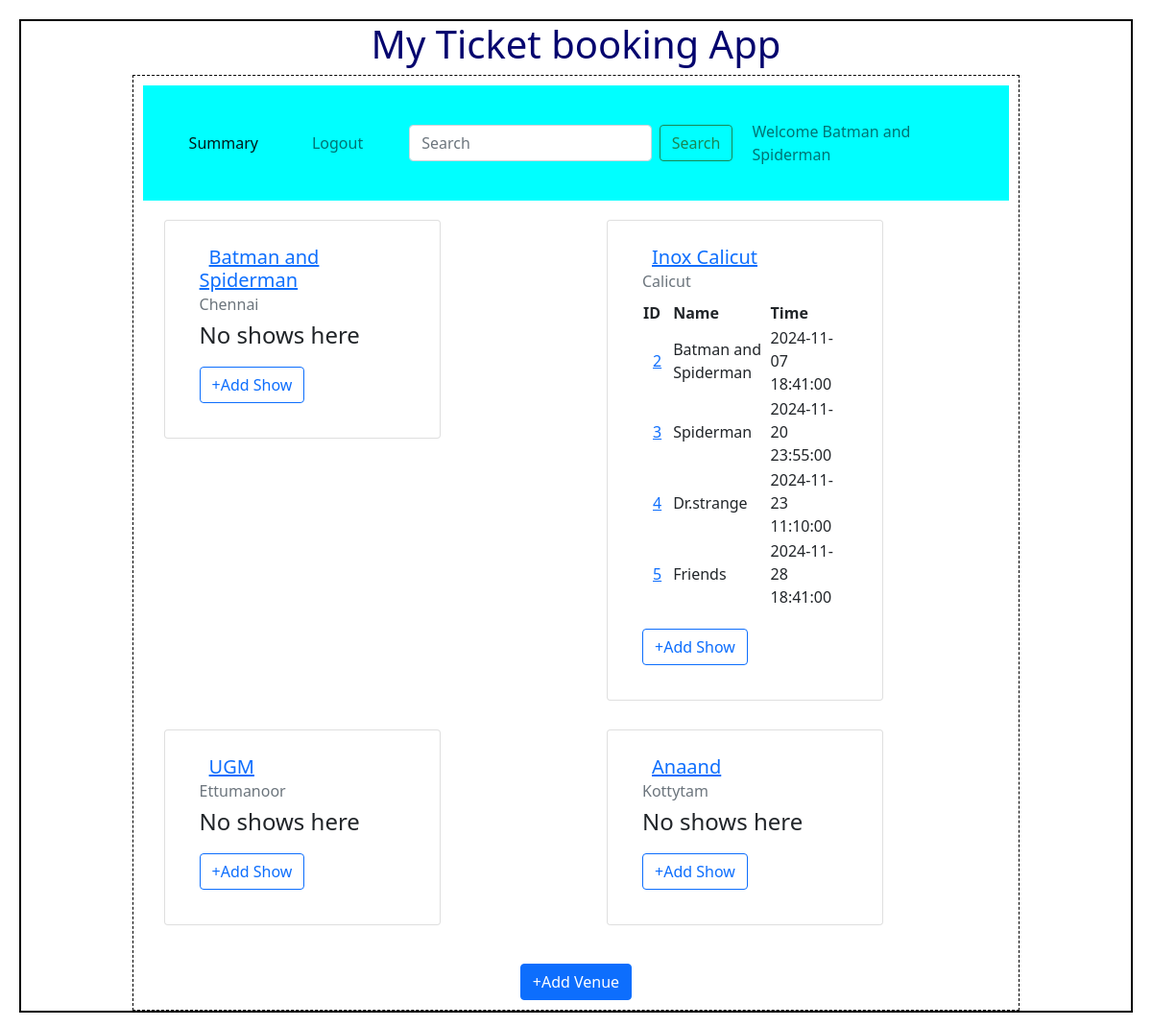
/admin/Batman and Spiderman, run on the app's committed database.
### backend/models.py (models this page shows)
class Theatre(db.Model):
    __tablename__ = "theatre"
    id =db.Column(db.Integer,primary_key = True)
    name =db.Column(db.String, unique=True,nullable=False)
    location = db.Column(db.String,nullable=False)
    pin_code = db.Column(db.Integer,nullable=False)
    capacity = db.Column(db.Integer,nullable=False)
    venue_pic_url = db.Column(db.String,nullable=True,default="None")
    shows = db.relationship("Show",cascade="all,delete",backref="theatre",lazy=True)

class Show(db.Model):
    __tablename__ = "show"
    id =db.Column(db.Integer,primary_key = True)
    name =db.Column(db.String, unique=True,nullable=False)
    tags = db.Column(db.String,nullable=False)
    rating = db.Column(db.Integer,default=0)
    tkt_price = db.Column(db.Float,default=0.0)
    date_time = db.Column(db.DateTime,nullable=False)
    theatre_id =  db.Column(db.Integer,db.ForeignKey("theatre.id"),nullable=False)

### backend/controllers.py (the view)
@app.route("/admin/<name>")
def admin_dashboard(name):
    theathres = get_theatres()
    return render_template("admin_dashboard.html",name = name,theatres=theathres)

### backend/controllers.py (called while the page is built)
def get_theatres():
    theatres = Theatre.query.all()
    return theatres

### templates/admin_dashboard.html
{%extends "admin_layout.html"%}
{%block conten%}
                  <div class="container">
                    {%if theatres%}
                    <div class ="row">
                      {%for theatre in theatres%}
                      <div class="col">
                        <div class="card" style="width: 18rem;">
                          <div class="card-body">
                            <h5 class="card-title"><a href="/edit_venue/{{theatre.id}}/{{name}}"> {{theatre.name}}</a></h5>
                            <h6 class="card-subtitle mb-2 text-muted">{{theatre.location}}</h6>
                            {%if theatre.shows%}
                            <table>
                              <tr><th>ID</th><th>Name</th><th>Time</th></tr>
                              {%for show in theatre.shows%}
                              <tr><td> <a href="/edit_show/{{show.id}}/{{name}}">{{show.id}} </a> </td><td> {{show.name}}</td> <td> {{show.date_time}}</td></tr>
                              {%endfor%}
                            </table>
                            {%else%}
                            <h4> No shows here</h4>
                            {%endif%}
                            <a href="/show/{{theatre.id}}/{{name}}" type="button" class="btn btn-outline-primary">+Add Show</a>
                          </div>
                        </div>
                      </div>
                      {%endfor%}
                    </div>
                    {%else%}
                    <h3 class="center"> No Venues Available</h3>
                    {%endif%}
                  </div>
                  <div class="center"> <a href="/venue/{{name}}" type="button" class="btn btn-primary">+Add Venue</a> </div>
{%endblock%}

### templates/admin_layout.html (shortened to what this page needs)
<!DOCTYPE html>
<html>
    <head>
        <link rel="stylesheet" href="/static/styles/main.css">
        <link href="https://cdn.jsdelivr.net/npm/bootstrap@5.0.2/dist/css/bootstrap.min.css" rel="stylesheet">
    </head>
    <body>
        <div class="my_container">
            <div class="center"> <h1>My Ticket booking App</h1> </div>
            <div class="my_panel">
                <nav class="navbar navbar-expand-lg navbar-light" style="background-color: aqua;">
                    <div class="collapse navbar-collapse" id="navbarText">
                      <ul class="navbar-nav mr-auto">
                        <li class="nav-item">
                          <a class="nav-link active" href="/admin_summary/{{name}}">Summary</a>
                        </li>
                        <li class="nav-item">
                          <a class="nav-link" href="/login">Logout</a>
                        </li>
                      </ul>
                      <form action="/search/{{name}}" method="post" class="d-flex" role="search">
                        <input class="form-control me-2" type="search" placeholder="Search" aria-label="Search" name="search_txt" id="search_txt">
                        <button class="btn btn-outline-success" type="submit">Search</button>
                      </form>
                      <span class="navbar-text">
                        Welcome  {{name}}
                      </span>
                    </div>
                  </nav>
                 {%block conten%}{%endblock%}
                </div>
            </div>
        </body>
    </html>

### static/styles/main.css (style rules this page uses)
* { margin: 10px; }
.my_container { border: 2px solid black; }
.my_panel { width: 80%; margin: auto; height: auto; border: 1px dashed black; }
.center { text-align: center; margin: auto; color: rgb(5,5,110); }

### data on the page
Theatre: name "Batman and Spiderman", location "Chennai", shows "No shows here"
Theatre: name "Inox Calicut", location "Calicut"
Show: id "2", name "Batman and Spiderman", date_time "2024-11-07 18:41:00"
Show: id "3", name "Spiderman", date_time "2024-11-20 23:55:00"
Show: id "4", name "Dr.strange", date_time "2024-11-23 11:10:00"
Show: id "5", name "Friends", date_time "2024-11-28 18:41:00"
Theatre: name "UGM", location "Ettumanoor", shows "No shows here"
Theatre: name "Anaand", location "Kottytam", shows "No shows here"

### other printed values
{{ name }} "Batman and Spiderman"
